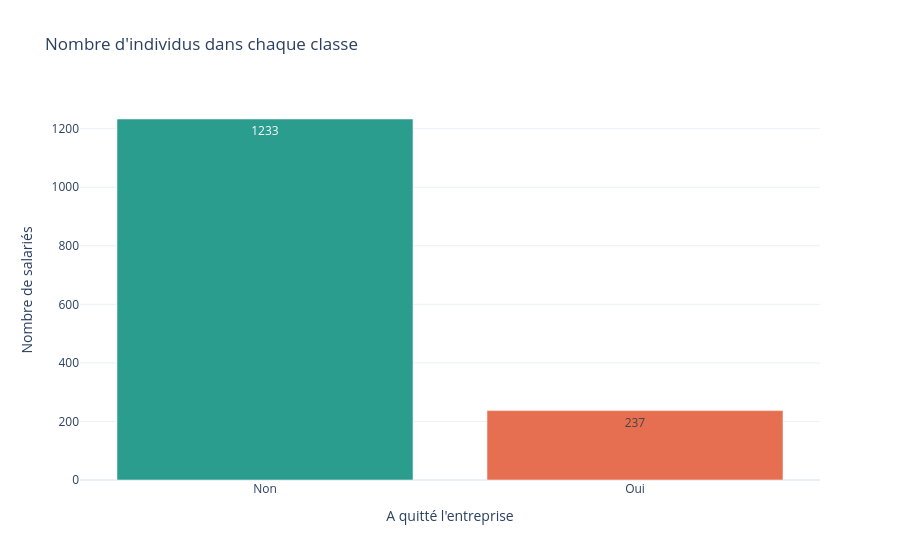

Notebook cell for this chart:
### Code cell
population_classes_brute = (
    sondage_extract[TARGET]
    .value_counts(dropna=False)
    .rename_axis("classe")
    .to_frame("effectif")
)
population_classes_brute["proportion_pct"] = (
    population_classes_brute["effectif"]
    .div(population_classes_brute["effectif"].sum())
    .mul(100)
    .round(2)
)

display(population_classes_brute)

fig = px.bar(
    population_classes_brute.reset_index(),
    x="classe",
    y="effectif",
    color="classe",
    text="effectif",
    title="Nombre d'individus dans chaque classe",
    labels={"classe": "A quitté l'entreprise", "effectif": "Nombre de salariés"},
    color_discrete_map={"Non": "#2a9d8f", "Oui": "#e76f51"},
)
fig.update_layout(showlegend=False, template="plotly_white")
fig.show()

### Figure 1 — Plotly figure (JSON) as saved in the notebook; plotly's stock layout.template omitted (floating-point values rounded to 4 significant figures)
{"data": [{"hovertemplate": "A quitté l'entreprise=%{x}<br>Nombre de salariés=%{text}<extra></extra>", "legendgroup": "Non", "marker": {"color": "#2a9d8f", "pattern": {"shape": ""}}, "name": "Non", "orientation": "v", "showlegend": true, "text": [1233.0], "textposition": "auto", "type": "bar", "x": ["Non"], "xaxis": "x", "y": [1233], "yaxis": "y"}, {"hovertemplate": "A quitté l'entreprise=%{x}<br>Nombre de salariés=%{text}<extra></extra>", "legendgroup": "Oui", "marker": {"color": "#e76f51", "pattern": {"shape": ""}}, "name": "Oui", "orientation": "v", "showlegend": true, "text": [237.0], "textposition": "auto", "type": "bar", "x": ["Oui"], "xaxis": "x", "y": [237], "yaxis": "y"}], "layout": {"barmode": "relative", "legend": {"title": {"text": "A quitté l'entreprise"}, "tracegroupgap": 0}, "showlegend": false, "title": {"text": "Nombre d'individus dans chaque classe"}, "xaxis": {"anchor": "y", "categoryarray": ["Non", "Oui"], "categoryorder": "array", "domain": [0, 1], "title": {"text": "A quitté l'entreprise"}}, "yaxis": {"anchor": "x", "domain": [0, 1], "title": {"text": "Nombre de salariés"}}}}
